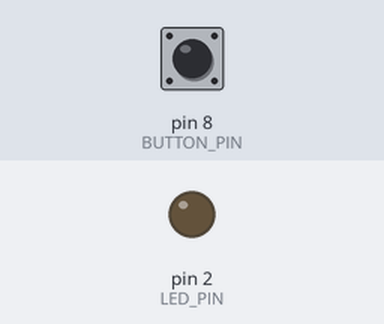
Bench run of a sketch on a simulated Arduino Uno, built with avr-gcc and run on an emulated ATmega328P. Shown: output pins drawn as LEDs (lit = HIGH). The inputs (shaded band) are chosen by the test bench; at power-on: pin 8 (BUTTON_PIN) HIGH. What the sketch prints to the serial monitor is not drawn.

Above: at 1.2 s.
1.3 s: pin 8 (BUTTON_PIN) pulled LOW for 0.15 s
At 1.38 s:
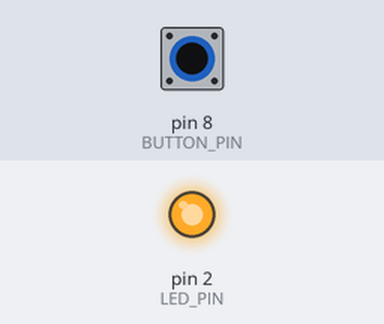
2.9 s: pin 8 (BUTTON_PIN) pulled LOW for 3.2 s
At 6.9 s:
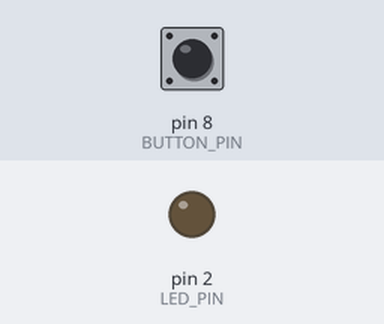
Timing chart, 0 to 8.4 s (numbered marks = the images above; inputs shaded):
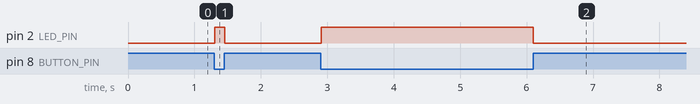

Measured:
- after the input at 1.3 s, pin 2 (LED_PIN): LOW → HIGH at once, → LOW 0.15 s later
- after the input at 2.9 s, pin 2 (LED_PIN): LOW → HIGH at once, → LOW 3.2 s later

The sketch:

05_button.ino
```cpp
int LED_PIN = 2;
int BUTTON_PIN = 8;

void setup() {
  pinMode(LED_PIN, OUTPUT);
  pinMode(BUTTON_PIN, INPUT_PULLUP);

  Serial.begin(9600);
}

void loop() {
  int button_state = digitalRead(BUTTON_PIN);

  Serial.println(button_state);

  if (button_state == LOW) {
    digitalWrite(LED_PIN, HIGH);
  } else {
    digitalWrite(LED_PIN, LOW);
  }
}
```
